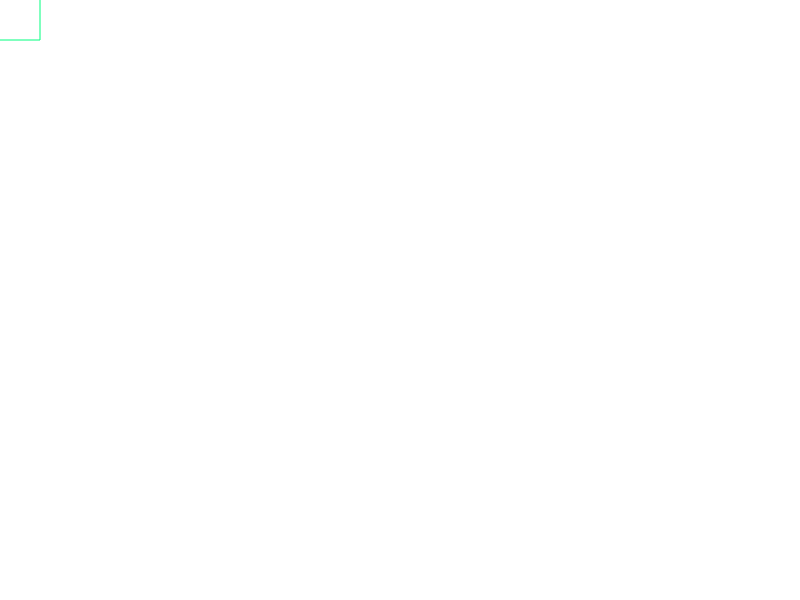
Frame 1 (no input)
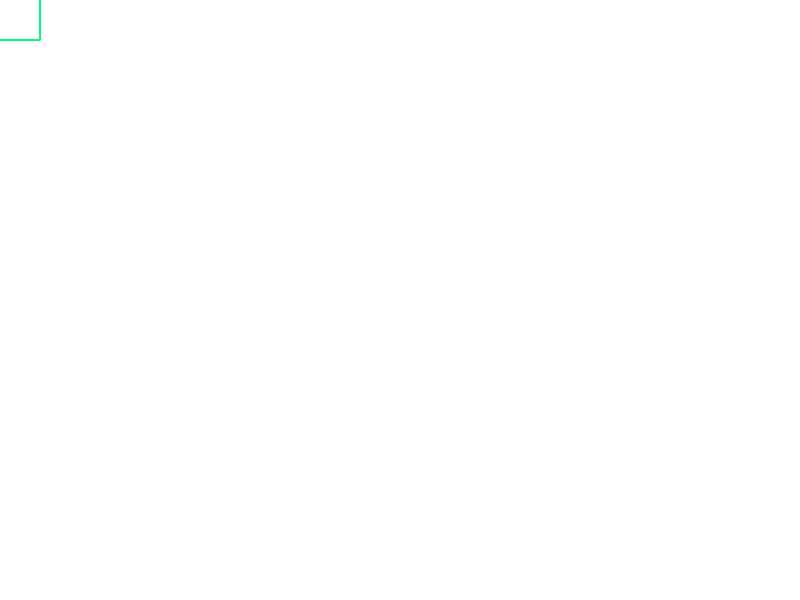
Frame 60 (no input)
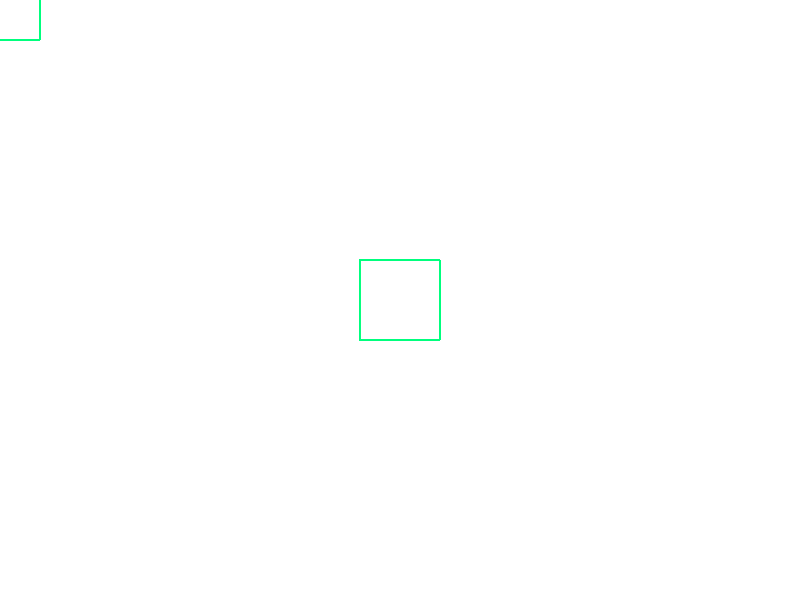
Frame 120 (the mouse pressed at the canvas centre since frame 60)

The p5.js sketch that drew these frames (run headless with seeded random() and noise() and a simulated clock; from frame 60 on, the mouse is pressed at the canvas centre):

// p5.js sketch
// ── sketch.js
function setup(){
  createCanvas(screen.width, screen.height);
  stroke('#00FF7F');
  noFill();
  frameRate(20);
  rectMode(CENTER);
}

function draw(){
  // if (mouseIsPressed) {
  //     stroke('#FF143C');
  //   } else {
  //     stroke('#00FF7F');
  //   }
    rect(mouseX, mouseY, 80, 80);
}
